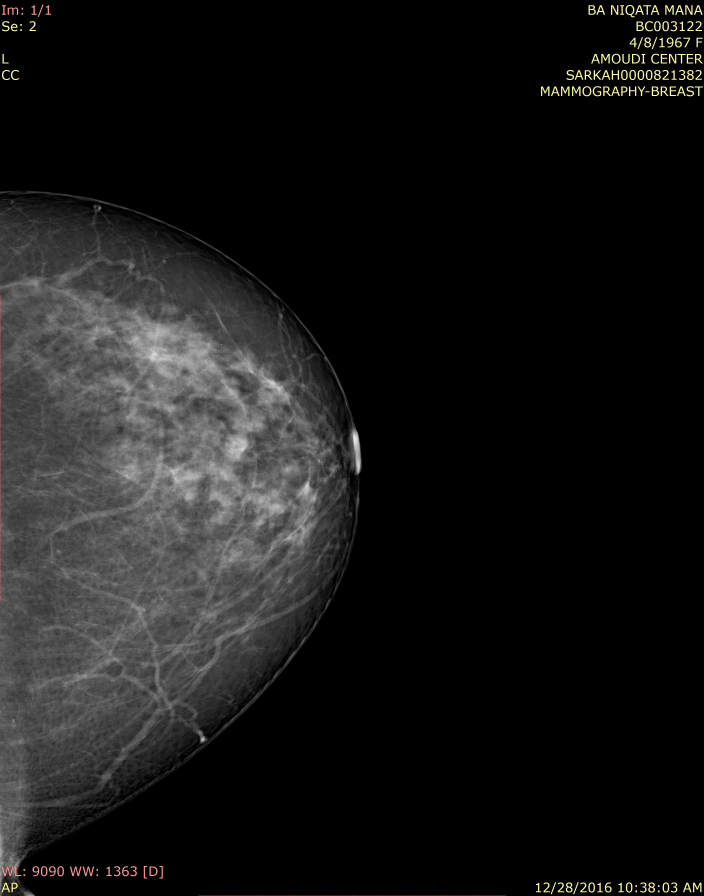
#> input picture test_images_kaggle/images/2016_BC003122_ CC_L.jpg, 2816 x 3584 px, found by its file name (shown at 1/4 size); its folder holds only this picture in this run
$ python data_augmentation.py
#> lines starting #> are read from the running program, lines starting #| are printed output that depends on the picture
import matplotlib.pyplot as plt
import numpy as np
import cv2
import random
import os


class DataAug:
    def __init__(self, file_dir):
        self.imgs_dir = file_dir

    def get_files(self):
        """
            This function gets all the pure file names
            """
        files = []
        for file in os.listdir(self.imgs_dir):
            if file.endswith(".jpg"):
                files.append(file)

        return files

    def read_image(self, img_name):
        """
        Read Image into Program
        """
#> called with img_name = '2016_BC003122_ CC_L.jpg'
        return cv2.imread(self.imgs_dir + "/" + img_name)
#> returned value is the input picture: shape (3584, 2816, 3); mean B, G, R 23.1, 23.5, 23.6

    # [4 lines left out: function show_image, not called in this run]

    def fill(self, img, h, w):
        img = cv2.resize(img, (h, w), cv2.INTER_CUBIC)
        return img

    def horizontal_shift(self, img, ratio=0.0):
#> called with ratio = 0.7
        if ratio > 1 or ratio < 0:
            print("Value should be less than 1 and greater than 0")
            return img
        ratio = random.uniform(-ratio, ratio)
        h, w = img.shape[:2]
        to_shift = w * ratio
        if ratio > 0:
            img = img[:, : int(w - to_shift), :]
        if ratio < 0:
            img = img[:, int(-1 * to_shift) :, :]
        img = self.fill(img, h, w)
#> in fill, `img = cv2.resize(img, (h, w), cv2.INTER_CUBIC)`:
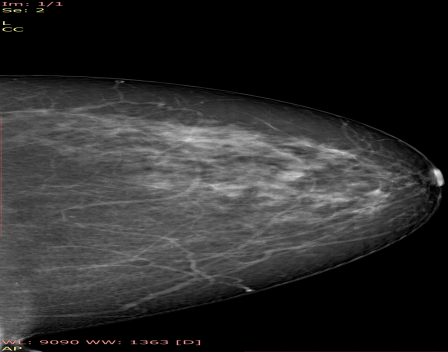
#> img: shape (2816, 3584, 3) (shown at 1/8 size); mean of channels 0, 1, 2 43.3, 43.4, 43.6; drawn as B, G, R
        return img

    def vertical_shift(self, img, ratio=0.0):
#> called with ratio = 0.7
        if ratio > 1 or ratio < 0:
            print("Value should be less than 1 and greater than 0")
            return img
        ratio = random.uniform(-ratio, ratio)
        h, w = img.shape[:2]
        to_shift = h * ratio
        if ratio > 0:
            img = img[: int(h - to_shift), :, :]
#> img: shape (2289, 2816, 3)
        if ratio < 0:
            img = img[int(-1 * to_shift) :, :, :]
        img = self.fill(img, h, w)
        return img

    def brightness(self, img, low, high):
#> called with low = 0.5, high = 3
        value = random.uniform(low, high)
        hsv = cv2.cvtColor(img, cv2.COLOR_BGR2HSV)
#> hsv: shape (3584, 2816, 3); mean H, S, V 0.5, 2.1, 23.7
        hsv = np.array(hsv, dtype=np.float64)
#> hsv: shape (3584, 2816, 3) float64; mean H, S, V 0.5, 2.1, 23.7
        hsv[:, :, 1] = hsv[:, :, 1] * value
#> hsv: shape (3584, 2816, 3) float64; mean H, S, V 0.5, 3.3, 23.7
        hsv[:, :, 1][hsv[:, :, 1] > 255] = 255
#> hsv: shape (3584, 2816, 3) float64; mean H, S, V 0.5, 2.5, 23.7
        hsv[:, :, 2] = hsv[:, :, 2] * value
#> hsv: shape (3584, 2816, 3) float64; mean H, S, V 0.5, 2.5, 36.7
        hsv[:, :, 2][hsv[:, :, 2] > 255] = 255
#> hsv: shape (3584, 2816, 3) float64; mean H, S, V 0.5, 2.5, 36
        hsv = np.array(hsv, dtype=np.uint8)
#> hsv: shape (3584, 2816, 3); mean H, S, V 0.5, 2.5, 35.9
        img = cv2.cvtColor(hsv, cv2.COLOR_HSV2BGR)
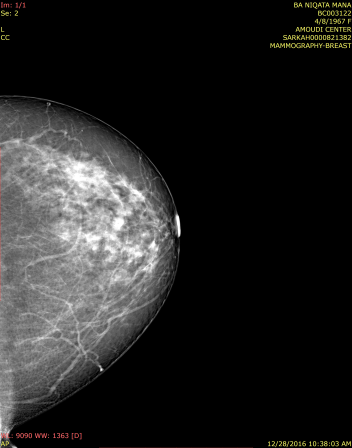
#> img: shape (3584, 2816, 3) (shown at 1/8 size); mean B, G, R 35, 35.6, 35.8
        return img

    def zoom(self, img, value):
#> called with value = 0.5
        if value > 1 or value < 0:
            print("Value for zoom should be less than 1 and greater than 0")
            return img
        value = random.uniform(value, 1)
        h, w = img.shape[:2]
        h_taken = int(value * h)
        w_taken = int(value * w)
        h_start = random.randint(0, h - h_taken)
        w_start = random.randint(0, w - w_taken)
        img = img[h_start : h_start + h_taken, w_start : w_start + w_taken, :]
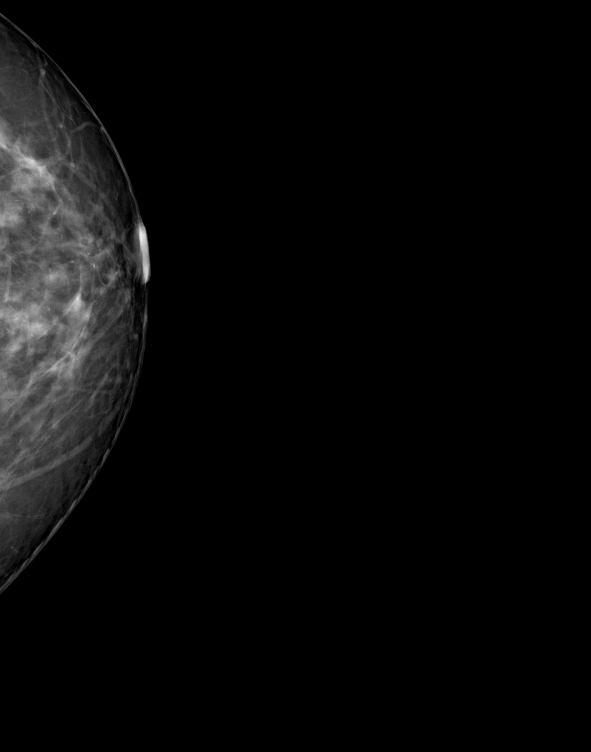
#> img: shape (2255, 1772, 3) (shown at 1/3 size); min 0, max 253, mean 9.4
        img = self.fill(img, h, w)
#> call 3 of fill, with h = 3584, w = 2816
#> in fill (call 3), `img = cv2.resize(img, (h, w), cv2.INTER_CUBIC)`:
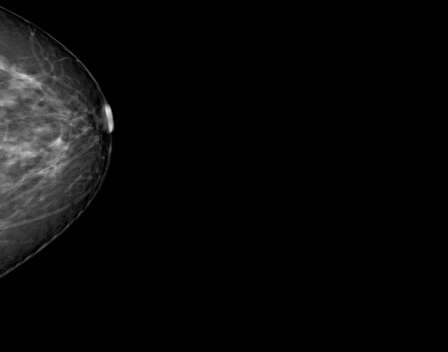
#> img: shape (2816, 3584, 3) (shown at 1/8 size); min 0, max 248, mean 9.4
        return img

    def channel_shift(self, img, value):
#> called with value = 60
        value = int(random.uniform(-value, value))
        img = img + value
#> img: shape (3584, 2816, 3) int16
        img[:, :, :][img[:, :, :] > 255] = 255
        img[:, :, :][img[:, :, :] < 0] = 0
        img = img.astype(np.uint8)
        return img

    def horizontal_flip(self, img, flag):
#> called with flag = True
        if flag:
            return cv2.flip(img, 1)
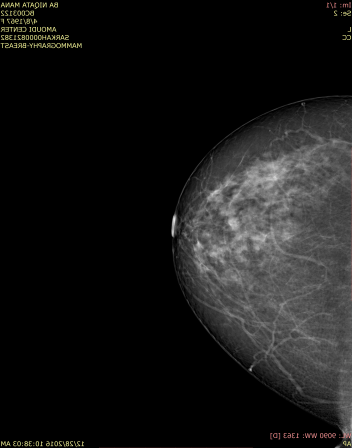
#> returned value: shape (3584, 2816, 3) (shown at 1/8 size); mean of channels 0, 1, 2 23.1, 23.5, 23.6; drawn as B, G, R
        else:
            return img

    def vertical_flip(self, img, flag):
#> called with flag = True
        if flag:
            return cv2.flip(img, 0)
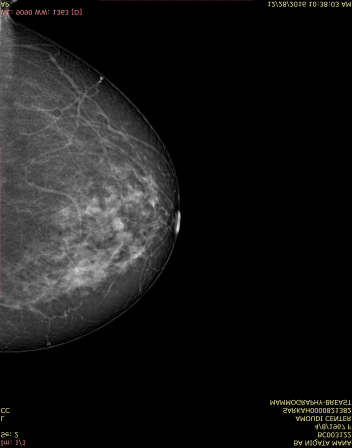
#> returned value: shape (3584, 2816, 3) (shown at 1/8 size); mean of channels 0, 1, 2 23.1, 23.5, 23.6; drawn as B, G, R
        else:
            return img

    def rotation(self, img, angle):
#> called with angle = 30
        angle = int(random.uniform(-angle, angle))
        h, w = img.shape[:2]
        M = cv2.getRotationMatrix2D((int(w / 2), int(h / 2)), angle, 1)
        img = cv2.warpAffine(img, M, (w, h))
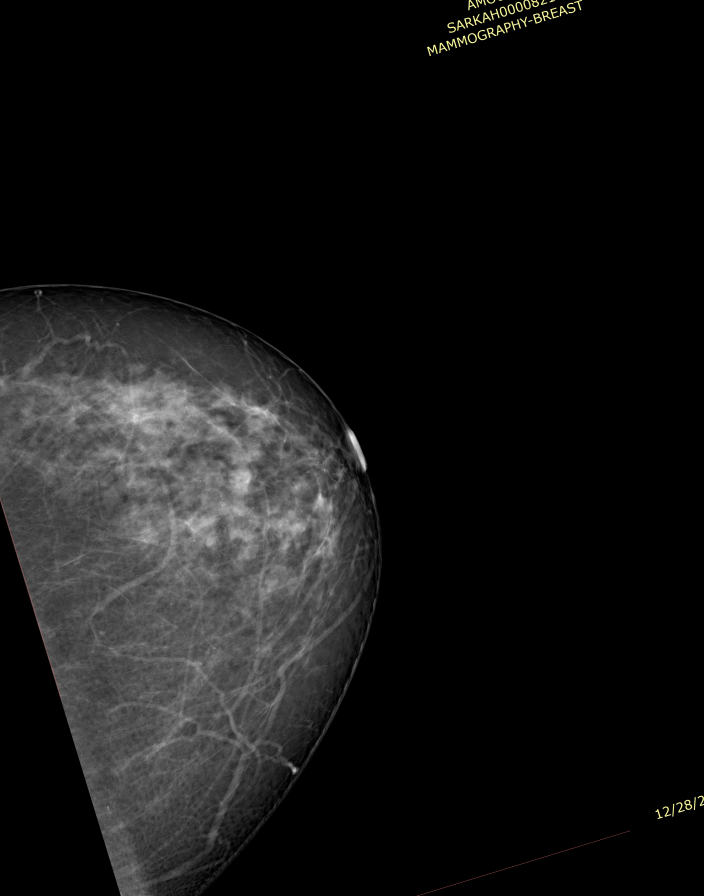
#> img: shape (3584, 2816, 3) (shown at 1/4 size); mean of channels 0, 1, 2 21.7, 21.9, 21.9; drawn as B, G, R
        return img


da = DataAug("../test_images_kaggle/images")

# get all image names
image_files = da.get_files()

# data augment each image in the images folder
for img_name in image_files:
    # Read in image
    image = da.read_image(img_name)

    # horizontal shift
    hs_image = da.horizontal_shift(image, 0.7)
    saved = cv2.imwrite(
        "../test_images_kaggle/preprocessed_images/hrshift_" + img_name, hs_image
    )
    # da.show_image(hs_image)

    # vertical shift
    img = da.vertical_shift(image, 0.7)
    saved = cv2.imwrite(
        "../test_images_kaggle/preprocessed_images/vshift_" + img_name, img
    )

    # brightness
    bright_img = da.brightness(image, 0.5, 3)
    saved = cv2.imwrite(
        "../test_images_kaggle/preprocessed_images/bright_" + img_name, bright_img
    )

    # zoomed
    zoomed_img = da.zoom(image, 0.5)
    saved = cv2.imwrite(
        "../test_images_kaggle/preprocessed_images/zoomed_" + img_name, zoomed_img
    )

    # channel shift
    cshift_img = da.channel_shift(image, 60)
    saved = cv2.imwrite(
        "../test_images_kaggle/preprocessed_images/cshift_" + img_name, cshift_img
    )

    # h flip
    hflip_img = da.horizontal_flip(image, True)
    saved = cv2.imwrite(
        "../test_images/kaggle/preprocesses_images/hflip_" + img_name, hflip_img
    )
    if saved:
        print("Horizontal Flip image is saved")
    # v flip
    vflip_img = da.vertical_flip(image, True)
    saved = cv2.imwrite(
        "../test_images_kaggle/preprocessed_images/vflip_" + img_name, vflip_img
    )

    # rotation
    rotated_img = da.rotation(image, 30)
    saved = cv2.imwrite(
        "../test_images_kaggle/preprocessed_images/rotated_" + img_name, rotated_img
    )

$ run again, on test_images_kaggle/images/2016_BC016983_ MLO_R.jpg
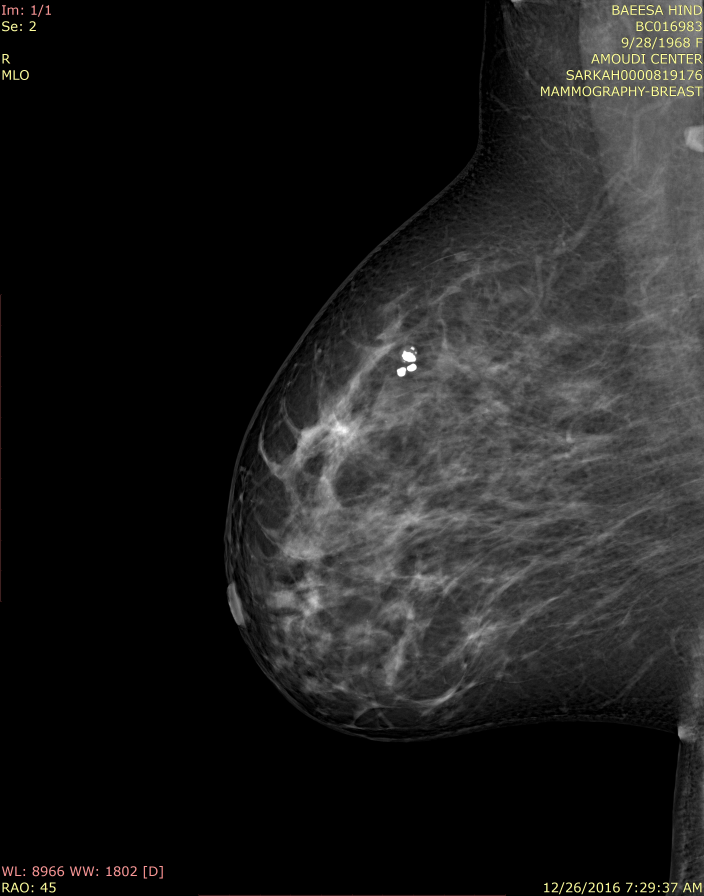
#> input picture test_images_kaggle/images/2016_BC016983_ MLO_R.jpg, 2816 x 3584 px, found by its file name (shown at 1/4 size)
#> in read_image, returned value is the input picture: shape (3584, 2816, 3); mean B, G, R 30.1, 30.6, 30.7
#> in vertical_flip, `return cv2.flip(img, 0)`:
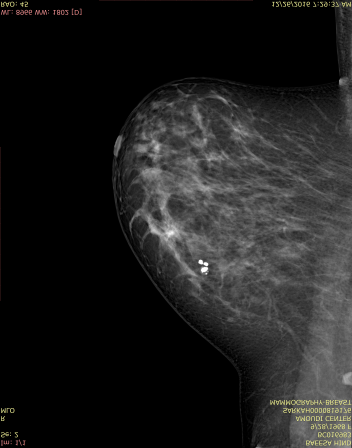
#> returned value: shape (3584, 2816, 3) (shown at 1/8 size); mean of channels 0, 1, 2 30.1, 30.6, 30.7; drawn as B, G, R
#> in rotation, `img = cv2.warpAffine(img, M, (w, h))`:
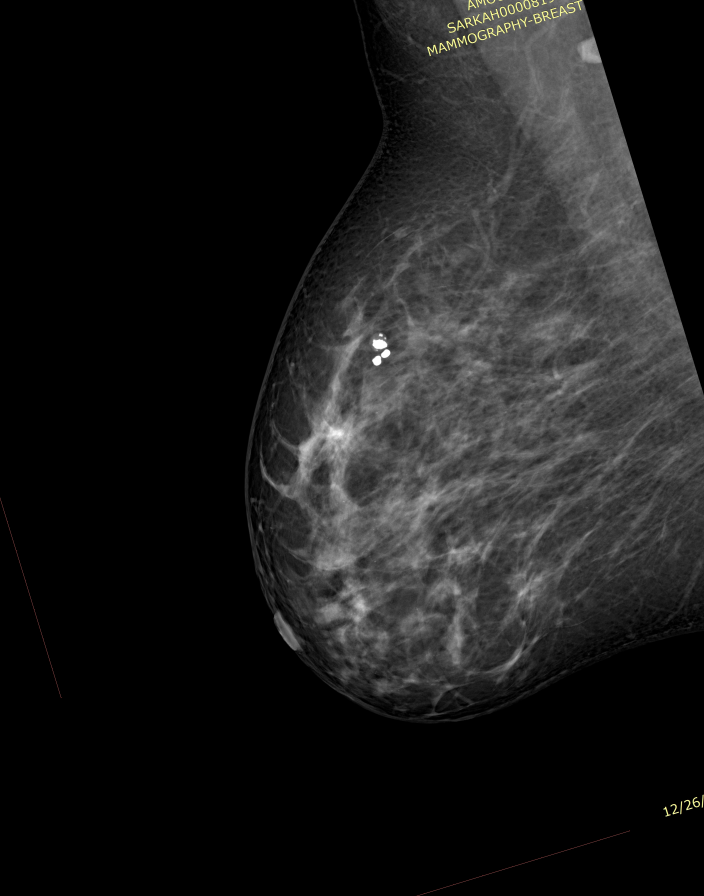
#> img: shape (3584, 2816, 3) (shown at 1/4 size); mean of channels 0, 1, 2 27.3, 27.4, 27.5; drawn as B, G, R

$ run again, on test_images_kaggle/images/2016_BC003122_ MLO_R.jpg
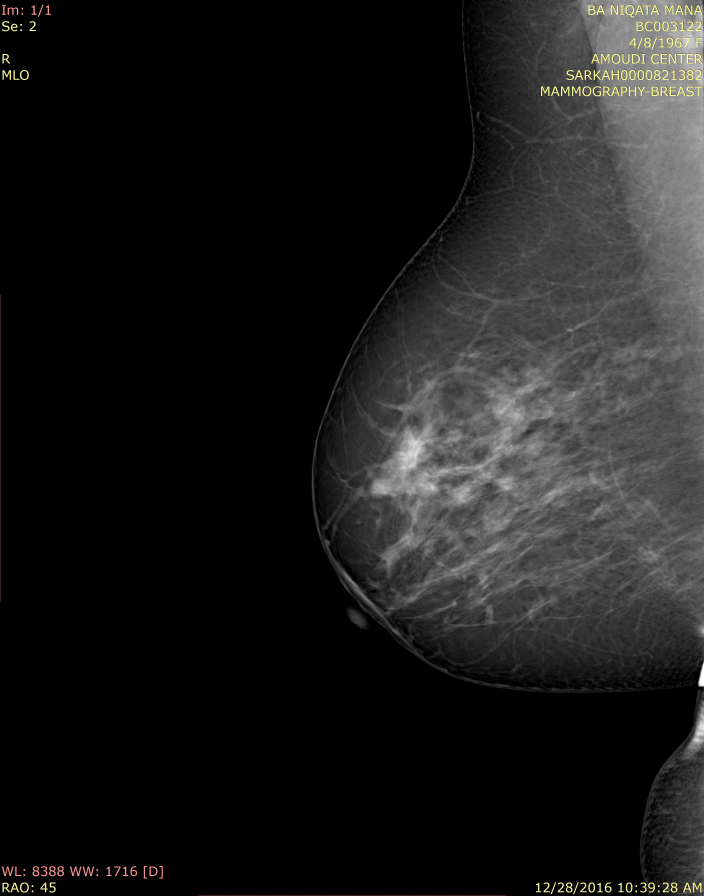
#> input picture test_images_kaggle/images/2016_BC003122_ MLO_R.jpg, 2816 x 3584 px, found by its file name (shown at 1/4 size)
#> in read_image, returned value is the input picture: shape (3584, 2816, 3); mean B, G, R 27, 27.5, 27.6
#> in horizontal_flip, `return cv2.flip(img, 1)`:
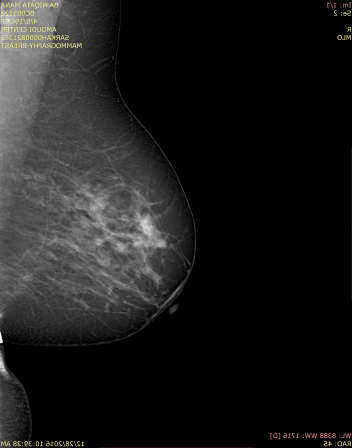
#> returned value: shape (3584, 2816, 3) (shown at 1/8 size); mean of channels 0, 1, 2 27, 27.5, 27.6; drawn as B, G, R
#> in rotation, `img = cv2.warpAffine(img, M, (w, h))`:
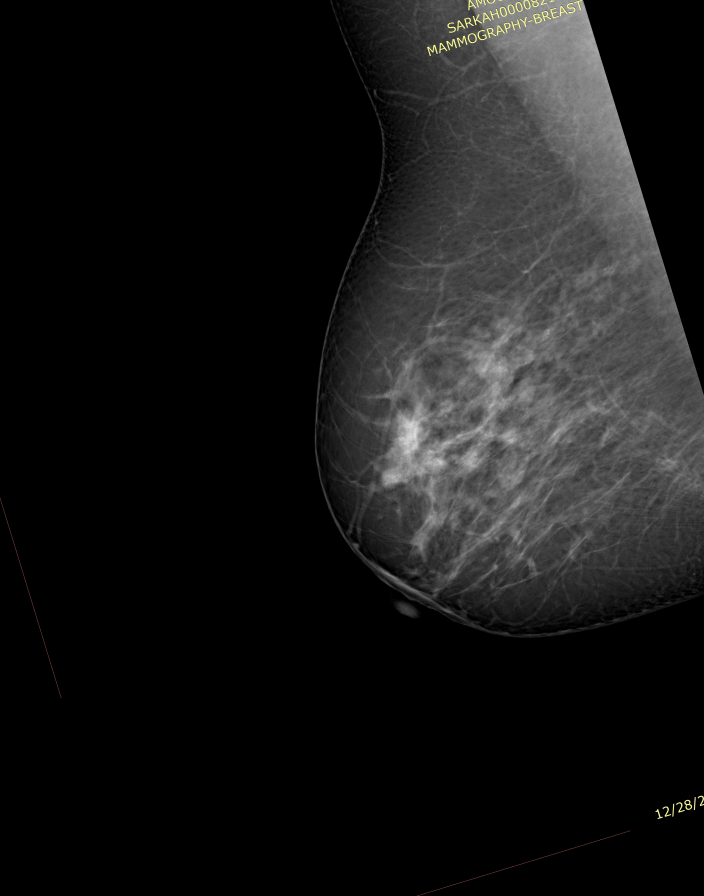
#> img: shape (3584, 2816, 3) (shown at 1/4 size); mean of channels 0, 1, 2 23.4, 23.6, 23.6; drawn as B, G, R
